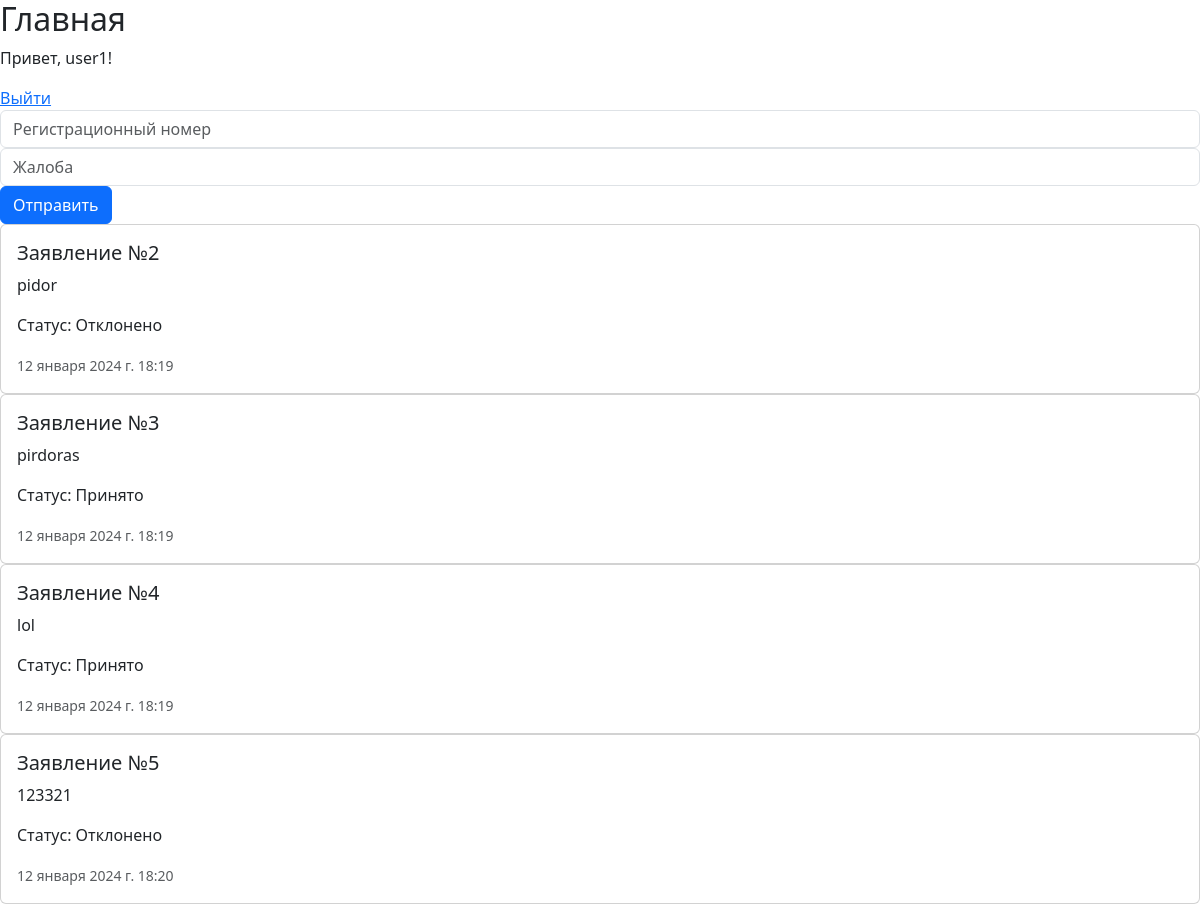
Before: / (signed in) with the older database file.
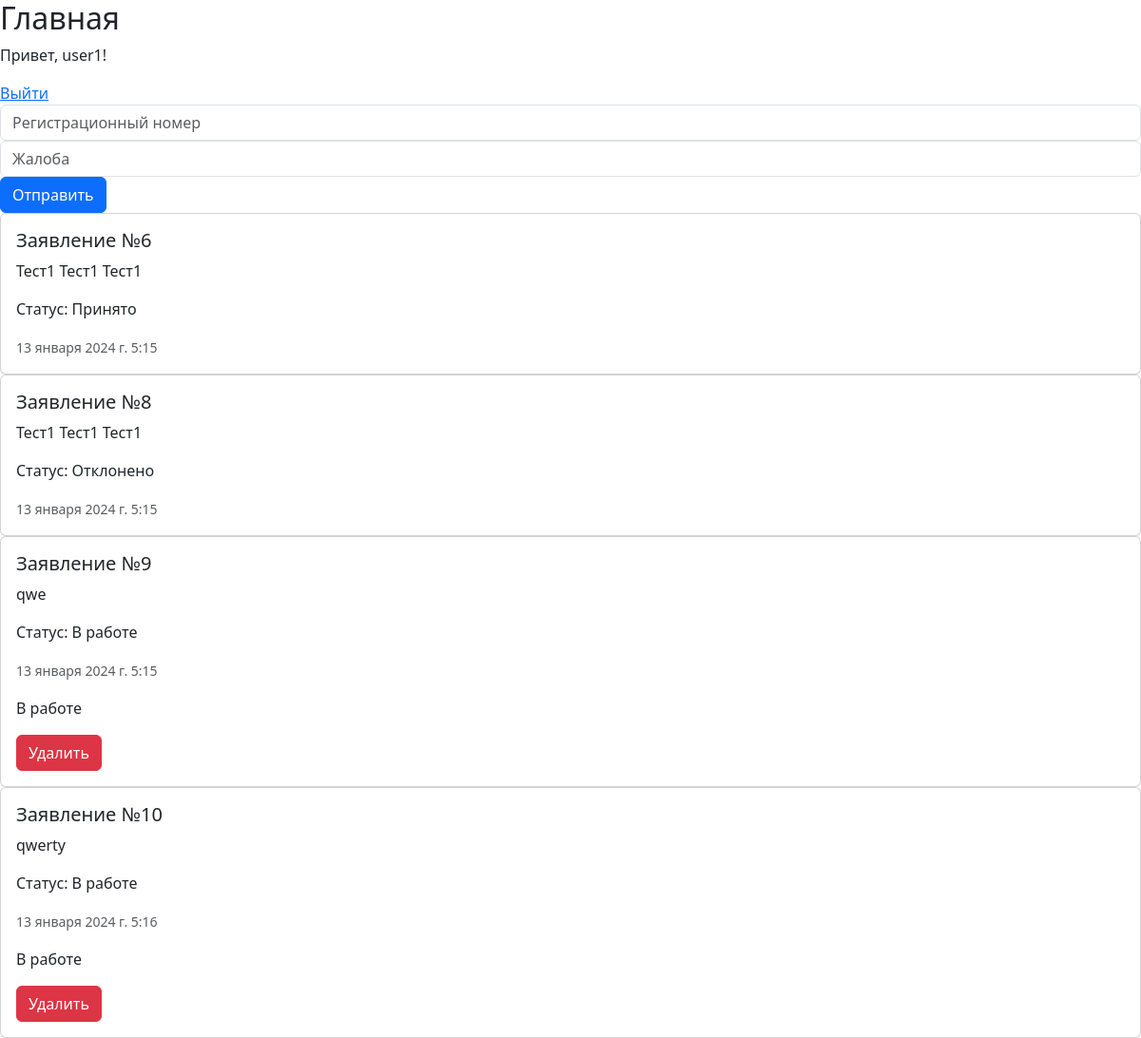
After: the same page with the newer database file.
### app/models.py (models this page shows)
class User(AbstractUser):
    name = models.CharField(max_length=255)
    phone = models.CharField(max_length=20)

class Post(models.Model):
    plate = models.CharField(max_length=9)
    description = models.TextField()
    user = models.ForeignKey("User", on_delete=models.CASCADE, related_name="posts")
    timestamp = models.DateTimeField(auto_now_add=True)
    status = models.CharField(max_length=255, default="В работе")

### app/views.py (the view)
# urls.py: path("", views.index_view, name="index"),
@login_required
def index_view(request):
    if request.method == "GET":
        if request.user.is_superuser:
            posts = Post.objects.all().order_by("timestamp")
        else:
            posts = Post.objects.filter(user=request.user)
        return render(request, "index.html", context={
            "posts": posts
        })

### app/templates/index.html (shortened to what this page needs)
{% extends "base.html" %}
{% load static %}
{% block body %}
{% if not request.user.is_superuser %}
    <form action="{% url 'post_form' %}" method="post">
        <div class="form-group">
            <input minlength="8" maxlength="9" class="form-control" type="text" name="plate" placeholder="Регистрационный номер ">
        </div>
        <div class="form-group">
            <input class="form-control" type="text" name="description" placeholder="Жалоба">
        </div>
        <button class="btn btn-primary" type="submit">Отправить</button>
    </form>
{% endif %}
{% for post in posts %}
    <div class="card">
        <div class="card-body">
            <h5 class="card-title">Заявление №{{ post.id }}{% if request.user.superuser %} от {{ post.user.name }} {% endif %}</h5>
            <p class="card-text">{{ post.description }}</p>
            <p class="card-text">Статус: {{ post.status }}</p>
            <p class="card-text"><small class="text-body-secondary">{{ post.timestamp }}</small></p>
            {% if request.user == post.user and post.status == "В работе" %}
            <p class="card-text">{{ post.status }}</p>
            <form method="post" action="delete_post_form">
                <button type="submit" class="btn btn-danger">Удалить</button>
            </form>
            {% endif %}
        </div>
  </div>
{% endfor %}
{% endblock %}

### app/templates/base.html (shortened to what this page needs)
{% load static %}
<!DOCTYPE html>
<html lang="en">
    <head>
        <link href="{% static 'styles.css' %}" rel="stylesheet">
        <link href="{% static 'bootstrap-5.3.2-dist/css/bootstrap.min.css' %}" rel="stylesheet">
    </head>
    <body>
        <header>
            <h2>Главная</h2>
            {% if user.is_authenticated %}
                <p>Привет, {{ user.username }}!</p>
                <a href="{% url 'logout' %}">Выйти</a>
            {% else %}
                <p>Привет, гость!</p>
                <a href="{% url 'login' %}">Войти</a> |
                <a href="{% url 'register' %}">Зарегистрироваться</a>
            {% endif %}
        </header>
        {% block body %}{% endblock %}
    </body>
</html>

Changed rows visible on the page:
removed Post: id "2", description "pidor", status "Отклонено", timestamp "12 января 2024 г. 18:19"
removed Post: id "3", description "pirdoras", status "Принято", timestamp "12 января 2024 г. 18:19"
removed Post: id "4", description "lol", status "Принято", timestamp "12 января 2024 г. 18:19"
removed Post: id "5", description "123321", status "Отклонено", timestamp "12 января 2024 г. 18:20"
added Post: id "6", description "Тест1 Тест1 Тест1", status "Принято", timestamp "13 января 2024 г. 5:15"
added Post: id "8", description "Тест1 Тест1 Тест1", status "Отклонено", timestamp "13 января 2024 г. 5:15"
added Post: id "9", description "qwe", status "В работе", timestamp "13 января 2024 г. 5:15"
added Post: id "10", description "qwerty", status "В работе", timestamp "13 января 2024 г. 5:16"
